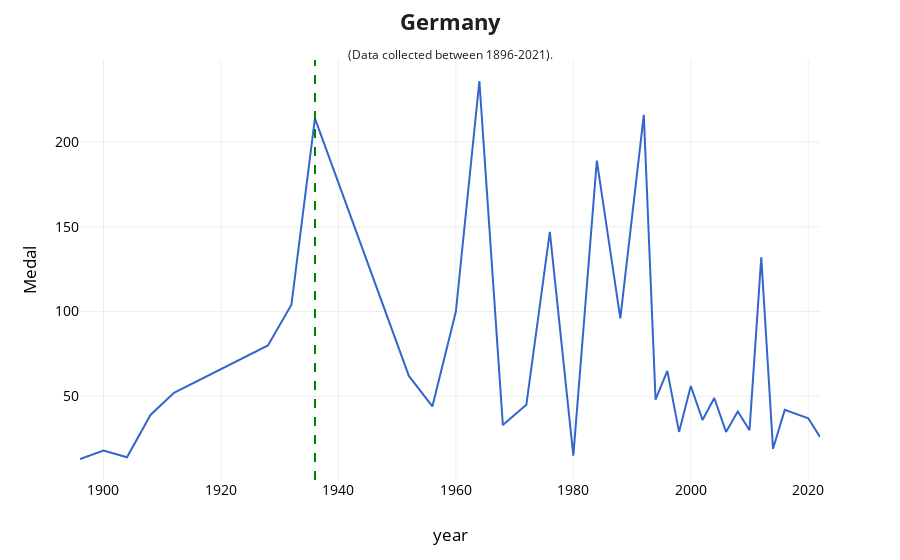

The code cell stored with this chart in its notebook:
### Code cell
plot('Germany',newdf,hostcountry)

### Figure 1 — Plotly figure (JSON) as saved in the notebook; plotly's stock layout.template omitted (floating-point values rounded to 4 significant figures)
{"data": [{"hovertemplate": "year=%{x}<br>Medal=%{y}<extra></extra>", "legendgroup": "", "line": {"color": "#3366CC", "dash": "solid"}, "marker": {"symbol": "circle"}, "mode": "lines", "name": "", "orientation": "v", "showlegend": false, "type": "scatter", "x": [2022, 2020, 2016, 2014, 2012, 2010, 2008, 2006, 2004, 2002, 2000, 1998, 1996, 1994, 1992, 1988, 1984, 1980, 1976, 1972, 1968, 1964, 1960, 1956, 1952, 1936, 1932, 1928, 1912, 1908, 1904, 1900, 1896], "xaxis": "x", "y": [26, 37, 42, 19, 132, 30, 41, 29, 49, 36, 56, 29, 65, 48, 216, 96, 189, 15, 147, 45, 33, 236, 100, 44, 62, 214, 104, 80, 52, 39, 14, 18, 13], "yaxis": "y"}], "layout": {"legend": {"tracegroupgap": 0}, "margin": {"t": 60}, "shapes": [{"line": {"color": "green", "dash": "dash", "width": 0.5}, "type": "line", "x0": 1936, "x1": 1936, "xref": "x", "y0": 0, "y1": 1, "yref": "y domain"}, {"line": {"color": "green", "dash": "dash", "width": 0.5}, "type": "line", "x0": 1936, "x1": 1936, "xref": "x", "y0": 0, "y1": 1, "yref": "y domain"}, {"line": {"color": "green", "dash": "dash", "width": 0.5}, "type": "line", "x0": 1936, "x1": 1936, "xref": "x", "y0": 0, "y1": 1, "yref": "y domain"}, {"line": {"color": "green", "dash": "dash", "width": 0.5}, "type": "line", "x0": 1936, "x1": 1936, "xref": "x", "y0": 0, "y1": 1, "yref": "y domain"}, {"line": {"color": "green", "dash": "dash", "width": 0.5}, "type": "line", "x0": 1936, "x1": 1936, "xref": "x", "y0": 0, "y1": 1, "yref": "y domain"}, {"line": {"color": "green", "dash": "dash", "width": 0.5}, "type": "line", "x0": 1936, "x1": 1936, "xref": "x", "y0": 0, "y1": 1, "yref": "y domain"}, {"line": {"color": "green", "dash": "dash", "width": 0.5}, "type": "line", "x0": 1936, "x1": 1936, "xref": "x", "y0": 0, "y1": 1, "yref": "y domain"}, {"line": {"color": "green", "dash": "dash", "width": 0.5}, "type": "line", "x0": 1936, "x1": 1936, "xref": "x", "y0": 0, "y1": 1, "yref": "y domain"}, {"line": {"color": "green", "dash": "dash", "width": 0.5}, "type": "line", "x0": 1936, "x1": 1936, "xref": "x", "y0": 0, "y1": 1, "yref": "y domain"}, {"line": {"color": "green", "dash": "dash", "width": 0.5}, "type": "line", "x0": 1936, "x1": 1936, "xref": "x", "y0": 0, "y1": 1, "yref": "y domain"}, {"line": {"color": "green", "dash": "dash", "width": 0.5}, "type": "line", "x0": 1936, "x1": 1936, "xref": "x", "y0": 0, "y1": 1, "yref": "y domain"}, {"line": {"color": "green", "dash": "dash", "width": 0.5}, "type": "line", "x0": 1936, "x1": 1936, "xref": "x", "y0": 0, "y1": 1, "yref": "y domain"}, {"line": {"color": "green", "dash": "dash", "width": 0.5}, "type": "line", "x0": 1936, "x1": 1936, "xref": "x", "y0": 0, "y1": 1, "yref": "y domain"}, {"line": {"color": "green", "dash": "dash", "width": 0.5}, "type": "line", "x0": 1936, "x1": 1936, "xref": "x", "y0": 0, "y1": 1, "yref": "y domain"}, {"line": {"color": "green", "dash": "dash", "width": 0.5}, "type": "line", "x0": 1936, "x1": 1936, "xref": "x", "y0": 0, "y1": 1, "yref": "y domain"}, {"line": {"color": "green", "dash": "dash", "width": 0.5}, "type": "line", "x0": 1936, "x1": 1936, "xref": "x", "y0": 0, "y1": 1, "yref": "y domain"}, {"line": {"color": "green", "dash": "dash", "width": 0.5}, "type": "line", "x0": 1936, "x1": 1936, "xref": "x", "y0": 0, "y1": 1, "yref": "y domain"}, {"line": {"color": "green", "dash": "dash", "width": 0.5}, "type": "line", "x0": 1936, "x1": 1936, "xref": "x", "y0": 0, "y1": 1, "yref": "y domain"}, {"line": {"color": "green", "dash": "dash", "width": 0.5}, "type": "line", "x0": 1936, "x1": 1936, "xref": "x", "y0": 0, "y1": 1, "yref": "y domain"}, {"line": {"color": "green", "dash": "dash", "width": 0.5}, "type": "line", "x0": 1936, "x1": 1936, "xref": "x", "y0": 0, "y1": 1, "yref": "y domain"}, {"line": {"color": "green", "dash": "dash", "width": 0.5}, "type": "line", "x0": 1936, "x1": 1936, "xref": "x", "y0": 0, "y1": 1, "yref": "y domain"}, {"line": {"color": "green", "dash": "dash", "width": 0.5}, "type": "line", "x0": 1936, "x1": 1936, "xref": "x", "y0": 0, "y1": 1, "yref": "y domain"}, {"line": {"color": "green", "dash": "dash", "width": 0.5}, "type": "line", "x0": 1936, "x1": 1936, "xref": "x", "y0": 0, "y1": 1, "yref": "y domain"}, {"line": {"color": "green", "dash": "dash", "width": 0.5}, "type": "line", "x0": 1936, "x1": 1936, "xref": "x", "y0": 0, "y1": 1, "yref": "y domain"}, {"line": {"color": "green", "dash": "dash", "width": 0.5}, "type": "line", "x0": 1936, "x1": 1936, "xref": "x", "y0": 0, "y1": 1, "yref": "y domain"}, {"line": {"color": "green", "dash": "dash", "width": 0.5}, "type": "line", "x0": 1936, "x1": 1936, "xref": "x", "y0": 0, "y1": 1, "yref": "y domain"}, {"line": {"color": "green", "dash": "dash", "width": 0.5}, "type": "line", "x0": 1936, "x1": 1936, "xref": "x", "y0": 0, "y1": 1, "yref": "y domain"}, {"line": {"color": "green", "dash": "dash", "width": 0.5}, "type": "line", "x0": 1936, "x1": 1936, "xref": "x", "y0": 0, "y1": 1, "yref": "y domain"}, {"line": {"color": "green", "dash": "dash", "width": 0.5}, "type": "line", "x0": 1936, "x1": 1936, "xref": "x", "y0": 0, "y1": 1, "yref": "y domain"}, {"line": {"color": "green", "dash": "dash", "width": 0.5}, "type": "line", "x0": 1936, "x1": 1936, "xref": "x", "y0": 0, "y1": 1, "yref": "y domain"}, {"line": {"color": "green", "dash": "dash", "width": 0.5}, "type": "line", "x0": 1936, "x1": 1936, "xref": "x", "y0": 0, "y1": 1, "yref": "y domain"}, {"line": {"color": "green", "dash": "dash", "width": 0.5}, "type": "line", "x0": 1936, "x1": 1936, "xref": "x", "y0": 0, "y1": 1, "yref": "y domain"}, {"line": {"color": "green", "dash": "dash", "width": 0.5}, "type": "line", "x0": 1936, "x1": 1936, "xref": "x", "y0": 0, "y1": 1, "yref": "y domain"}, {"line": {"color": "green", "dash": "dash", "width": 0.5}, "type": "line", "x0": 1936, "x1": 1936, "xref": "x", "y0": 0, "y1": 1, "yref": "y domain"}, {"line": {"color": "green", "dash": "dash", "width": 0.5}, "type": "line", "x0": 1936, "x1": 1936, "xref": "x", "y0": 0, "y1": 1, "yref": "y domain"}, {"line": {"color": "green", "dash": "dash", "width": 0.5}, "type": "line", "x0": 1936, "x1": 1936, "xref": "x", "y0": 0, "y1": 1, "yref": "y domain"}, {"line": {"color": "green", "dash": "dash", "width": 0.5}, "type": "line", "x0": 1936, "x1": 1936, "xref": "x", "y0": 0, "y1": 1, "yref": "y domain"}, {"line": {"color": "green", "dash": "dash", "width": 0.5}, "type": "line", "x0": 1936, "x1": 1936, "xref": "x", "y0": 0, "y1": 1, "yref": "y domain"}, {"line": {"color": "green", "dash": "dash", "width": 0.5}, "type": "line", "x0": 1936, "x1": 1936, "xref": "x", "y0": 0, "y1": 1, "yref": "y domain"}, {"line": {"color": "green", "dash": "dash", "width": 0.5}, "type": "line", "x0": 1936, "x1": 1936, "xref": "x", "y0": 0, "y1": 1, "yref": "y domain"}, {"line": {"color": "green", "dash": "dash", "width": 0.5}, "type": "line", "x0": 1936, "x1": 1936, "xref": "x", "y0": 0, "y1": 1, "yref": "y domain"}, {"line": {"color": "green", "dash": "dash", "width": 0.5}, "type": "line", "x0": 1936, "x1": 1936, "xref": "x", "y0": 0, "y1": 1, "yref": "y domain"}, {"line": {"color": "green", "dash": "dash", "width": 0.5}, "type": "line", "x0": 1936, "x1": 1936, "xref": "x", "y0": 0, "y1": 1, "yref": "y domain"}, {"line": {"color": "green", "dash": "dash", "width": 0.5}, "type": "line", "x0": 1936, "x1": 1936, "xref": "x", "y0": 0, "y1": 1, "yref": "y domain"}, {"line": {"color": "green", "dash": "dash", "width": 0.5}, "type": "line", "x0": 1936, "x1": 1936, "xref": "x", "y0": 0, "y1": 1, "yref": "y domain"}, {"line": {"color": "green", "dash": "dash", "width": 0.5}, "type": "line", "x0": 1936, "x1": 1936, "xref": "x", "y0": 0, "y1": 1, "yref": "y domain"}, {"line": {"color": "green", "dash": "dash", "width": 0.5}, "type": "line", "x0": 1936, "x1": 1936, "xref": "x", "y0": 0, "y1": 1, "yref": "y domain"}, {"line": {"color": "green", "dash": "dash", "width": 0.5}, "type": "line", "x0": 1936, "x1": 1936, "xref": "x", "y0": 0, "y1": 1, "yref": "y domain"}, {"line": {"color": "green", "dash": "dash", "width": 0.5}, "type": "line", "x0": 1936, "x1": 1936, "xref": "x", "y0": 0, "y1": 1, "yref": "y domain"}, {"line": {"color": "green", "dash": "dash", "width": 0.5}, "type": "line", "x0": 1936, "x1": 1936, "xref": "x", "y0": 0, "y1": 1, "yref": "y domain"}, {"line": {"color": "green", "dash": "dash", "width": 0.5}, "type": "line", "x0": 1936, "x1": 1936, "xref": "x", "y0": 0, "y1": 1, "yref": "y domain"}, {"line": {"color": "green", "dash": "dash", "width": 0.5}, "type": "line", "x0": 1936, "x1": 1936, "xref": "x", "y0": 0, "y1": 1, "yref": "y domain"}, {"line": {"color": "green", "dash": "dash", "width": 0.5}, "type": "line", "x0": 1936, "x1": 1936, "xref": "x", "y0": 0, "y1": 1, "yref": "y domain"}, {"line": {"color": "green", "dash": "dash", "width": 0.5}, "type": "line", "x0": 1936, "x1": 1936, "xref": "x", "y0": 0, "y1": 1, "yref": "y domain"}, {"line": {"color": "green", "dash": "dash", "width": 0.5}, "type": "line", "x0": 1936, "x1": 1936, "xref": "x", "y0": 0, "y1": 1, "yref": "y domain"}, {"line": {"color": "green", "dash": "dash", "width": 0.5}, "type": "line", "x0": 1936, "x1": 1936, "xref": "x", "y0": 0, "y1": 1, "yref": "y domain"}, {"line": {"color": "green", "dash": "dash", "width": 0.5}, "type": "line", "x0": 1936, "x1": 1936, "xref": "x", "y0": 0, "y1": 1, "yref": "y domain"}, {"line": {"color": "green", "dash": "dash", "width": 0.5}, "type": "line", "x0": 1936, "x1": 1936, "xref": "x", "y0": 0, "y1": 1, "yref": "y domain"}, {"line": {"color": "green", "dash": "dash", "width": 0.5}, "type": "line", "x0": 1936, "x1": 1936, "xref": "x", "y0": 0, "y1": 1, "yref": "y domain"}, {"line": {"color": "green", "dash": "dash", "width": 0.5}, "type": "line", "x0": 1936, "x1": 1936, "xref": "x", "y0": 0, "y1": 1, "yref": "y domain"}, {"line": {"color": "green", "dash": "dash", "width": 0.5}, "type": "line", "x0": 1936, "x1": 1936, "xref": "x", "y0": 0, "y1": 1, "yref": "y domain"}, {"line": {"color": "green", "dash": "dash", "width": 0.5}, "type": "line", "x0": 1936, "x1": 1936, "xref": "x", "y0": 0, "y1": 1, "yref": "y domain"}, {"line": {"color": "green", "dash": "dash", "width": 0.5}, "type": "line", "x0": 1936, "x1": 1936, "xref": "x", "y0": 0, "y1": 1, "yref": "y domain"}, {"line": {"color": "green", "dash": "dash", "width": 0.5}, "type": "line", "x0": 1936, "x1": 1936, "xref": "x", "y0": 0, "y1": 1, "yref": "y domain"}, {"line": {"color": "green", "dash": "dash", "width": 0.5}, "type": "line", "x0": 1936, "x1": 1936, "xref": "x", "y0": 0, "y1": 1, "yref": "y domain"}, {"line": {"color": "green", "dash": "dash", "width": 0.5}, "type": "line", "x0": 1936, "x1": 1936, "xref": "x", "y0": 0, "y1": 1, "yref": "y domain"}, {"line": {"color": "green", "dash": "dash", "width": 0.5}, "type": "line", "x0": 1936, "x1": 1936, "xref": "x", "y0": 0, "y1": 1, "yref": "y domain"}, {"line": {"color": "green", "dash": "dash", "width": 0.5}, "type": "line", "x0": 1936, "x1": 1936, "xref": "x", "y0": 0, "y1": 1, "yref": "y domain"}, {"line": {"color": "green", "dash": "dash", "width": 0.5}, "type": "line", "x0": 1936, "x1": 1936, "xref": "x", "y0": 0, "y1": 1, "yref": "y domain"}, {"line": {"color": "green", "dash": "dash", "width": 0.5}, "type": "line", "x0": 1936, "x1": 1936, "xref": "x", "y0": 0, "y1": 1, "yref": "y domain"}, {"line": {"color": "green", "dash": "dash", "width": 0.5}, "type": "line", "x0": 1936, "x1": 1936, "xref": "x", "y0": 0, "y1": 1, "yref": "y domain"}, {"line": {"color": "green", "dash": "dash", "width": 0.5}, "type": "line", "x0": 1936, "x1": 1936, "xref": "x", "y0": 0, "y1": 1, "yref": "y domain"}, {"line": {"color": "green", "dash": "dash", "width": 0.5}, "type": "line", "x0": 1936, "x1": 1936, "xref": "x", "y0": 0, "y1": 1, "yref": "y domain"}, {"line": {"color": "green", "dash": "dash", "width": 0.5}, "type": "line", "x0": 1936, "x1": 1936, "xref": "x", "y0": 0, "y1": 1, "yref": "y domain"}, {"line": {"color": "green", "dash": "dash", "width": 0.5}, "type": "line", "x0": 1936, "x1": 1936, "xref": "x", "y0": 0, "y1": 1, "yref": "y domain"}, {"line": {"color": "green", "dash": "dash", "width": 0.5}, "type": "line", "x0": 1936, "x1": 1936, "xref": "x", "y0": 0, "y1": 1, "yref": "y domain"}, {"line": {"color": "green", "dash": "dash", "width": 0.5}, "type": "line", "x0": 1936, "x1": 1936, "xref": "x", "y0": 0, "y1": 1, "yref": "y domain"}, {"line": {"color": "green", "dash": "dash", "width": 0.5}, "type": "line", "x0": 1936, "x1": 1936, "xref": "x", "y0": 0, "y1": 1, "yref": "y domain"}, {"line": {"color": "green", "dash": "dash", "width": 0.5}, "type": "line", "x0": 1936, "x1": 1936, "xref": "x", "y0": 0, "y1": 1, "yref": "y domain"}, {"line": {"color": "green", "dash": "dash", "width": 0.5}, "type": "line", "x0": 1936, "x1": 1936, "xref": "x", "y0": 0, "y1": 1, "yref": "y domain"}, {"line": {"color": "green", "dash": "dash", "width": 0.5}, "type": "line", "x0": 1936, "x1": 1936, "xref": "x", "y0": 0, "y1": 1, "yref": "y domain"}, {"line": {"color": "green", "dash": "dash", "width": 0.5}, "type": "line", "x0": 1936, "x1": 1936, "xref": "x", "y0": 0, "y1": 1, "yref": "y domain"}, {"line": {"color": "green", "dash": "dash", "width": 0.5}, "type": "line", "x0": 1936, "x1": 1936, "xref": "x", "y0": 0, "y1": 1, "yref": "y domain"}, {"line": {"color": "green", "dash": "dash", "width": 0.5}, "type": "line", "x0": 1936, "x1": 1936, "xref": "x", "y0": 0, "y1": 1, "yref": "y domain"}, {"line": {"color": "green", "dash": "dash", "width": 0.5}, "type": "line", "x0": 1936, "x1": 1936, "xref": "x", "y0": 0, "y1": 1, "yref": "y domain"}, {"line": {"color": "green", "dash": "dash", "width": 0.5}, "type": "line", "x0": 1936, "x1": 1936, "xref": "x", "y0": 0, "y1": 1, "yref": "y domain"}], "title": {"text": "<b>Germany</b><br><span style=\"font-size: 12px;\">(Data collected between 1896-2021).</span>"}, "xaxis": {"anchor": "y", "domain": [0, 1], "title": {"text": "year"}}, "yaxis": {"anchor": "x", "domain": [0, 1], "title": {"text": "Medal"}}}}
